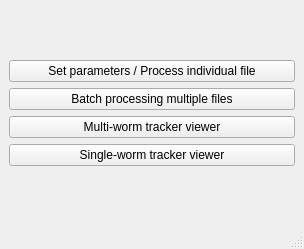
<?xml version="1.0" encoding="UTF-8"?>
<ui version="4.0">
 <class>SelectApp</class>
 <widget class="QMainWindow" name="SelectApp">
  <property name="geometry">
   <rect>
    <x>0</x>
    <y>0</y>
    <width>304</width>
    <height>249</height>
   </rect>
  </property>
  <property name="windowTitle">
   <string>Select App</string>
  </property>
  <widget class="QWidget" name="centralwidget">
   <layout class="QVBoxLayout" name="verticalLayout_2">
    <item>
     <layout class="QVBoxLayout" name="verticalLayout">
      <item>
       <widget class="QPushButton" name="pushButton_paramGUI">
        <property name="text">
         <string>Set parameters / Process individual file</string>
        </property>
       </widget>
      </item>
      <item>
       <widget class="QPushButton" name="pushButton_batchProcess">
        <property name="text">
         <string>Batch processing multiple files</string>
        </property>
       </widget>
      </item>
      <item>
       <widget class="QPushButton" name="pushButton_MWViewer">
        <property name="text">
         <string>Multi-worm tracker viewer</string>
        </property>
       </widget>
      </item>
      <item>
       <widget class="QPushButton" name="pushButton_SWViewer">
        <property name="text">
         <string>Single-worm tracker viewer</string>
        </property>
       </widget>
      </item>
     </layout>
    </item>
   </layout>
  </widget>
  <widget class="QMenuBar" name="menubar">
   <property name="geometry">
    <rect>
     <x>0</x>
     <y>0</y>
     <width>304</width>
     <height>22</height>
    </rect>
   </property>
  </widget>
  <widget class="QStatusBar" name="statusbar"/>
 </widget>
 <resources/>
 <connections/>
</ui>
